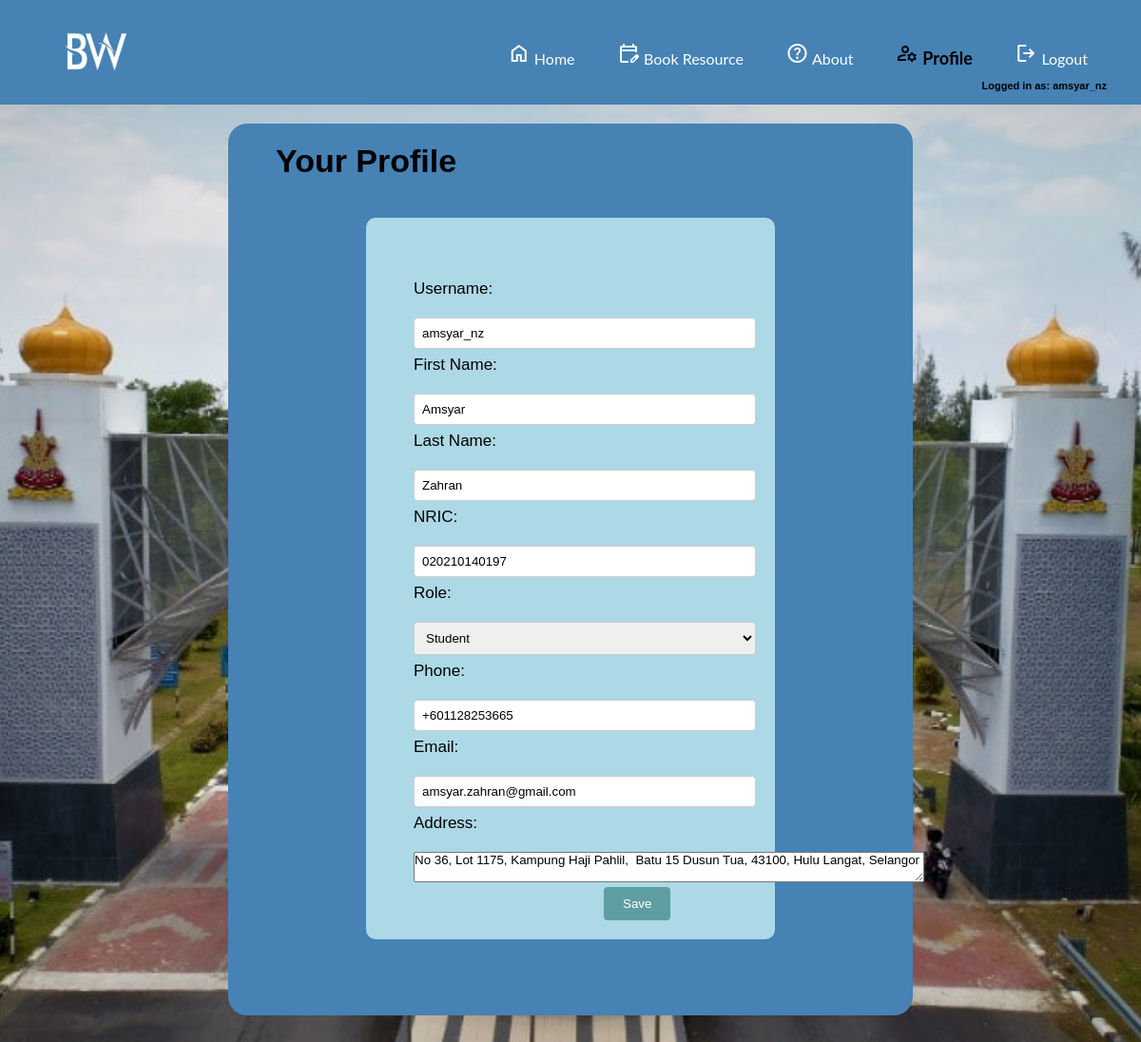
The app's page /profile.php (signed in) with its own data.
### tables this page shows
CREATE TABLE `user` (
  `userUsername` varchar(20) NOT NULL,
  `userFirstName` varchar(20) DEFAULT NULL,
  `userLastName` varchar(20) DEFAULT NULL,
  `userNRIC` varchar(15) DEFAULT NULL,
  `userPassword` varchar(20) NOT NULL,
  `userGender` varchar(10) DEFAULT NULL,
  `userPhone` varchar(15) DEFAULT NULL,
  `userEmail` varchar(50) DEFAULT NULL,
  `userAddress` varchar(100) DEFAULT NULL
);

### profile.php (the view, shortened to what this page needs)
<?php
require_once "dbconnect.php";
$updateMessage = "";
$username = $_SESSION['username'];
$sql = "SELECT * FROM user WHERE userUsername = '$username'";
$result = $conn->query($sql);
if ($result->num_rows > 0) {
    $row = $result->fetch_assoc();
} else {
}
?>
<!DOCTYPE html>
<html>
<head>
    </head>
    <body>
        <section class="sub-header">
        <nav>
            <a href="home.php"><img src="CSLogoNoBackground.png" height="100" width="280" ></a>
            <div class="nav-links" id="navLinks">
                <ul>
                    <li><a href="home.php"><span class="material-symbols-outlined">
                    </span> Home</a></li>
                    <li><a href="bookresource.php"><span class="material-symbols-outlined">
                    </span> Book Resource</a></li>
                    <li><a href="about.php"><span class="material-symbols-outlined">
                    </span> About</a></li>
                    <li class="active"><a href="profile.php">
                    <span class="material-symbols-outlined">
                    </span> Profile</a></li>
                    <li><a href="logout.php"><span class="material-symbols-outlined">
                    </span> Logout</a></li>
                </ul>
        <?php
        if(isset($_SESSION['username'])) {
            $username = $_SESSION['username'];
            echo "<span style='font-size: 11px;font-weight: bold;'>Logged in as: $username";
        } else {
            header("Location: login.php");
            exit();
        }
        ?>
            </div>
        </nav>
    </section>
    <main>
        <br>
        <h1 style="margin-left: 50px;">Your Profile</h1><br> <br>
        <form method="post" action="<?php echo htmlspecialchars($_SERVER["PHP_SELF"]); ?>" enctype="multipart/form-data">
            <?php echo $updateMessage; ?><br><br>
            <label for="userUsername">Username:</label><br>
            <input type="text" id="userUsername" name="userUsername" value="<?php echo $row['userUsername']; ?>" readonly><br>
            <label for="userFirstName">First Name:</label><br>
            <input type="text" id="userFirstName" name="userFirstName" value="<?php echo $row['userFirstName']; ?>"><br>
            <label for="userLastName">Last Name:</label><br>
            <input type="text" id="userLastName" name="userLastName" value="<?php echo $row['userLastName']; ?>"><br>
            <label for="userNRIC">NRIC:</label><br>
            <input type="text" id="userNRIC" name="userNRIC" value="<?php echo $row['userNRIC']; ?>" readonly><br>
            <label for="userGender">Role:</label><br>
            <select id="userGender" name="userGender">
                <option value="Student" <?php if ($row['userGender'] === 'Student') echo 'selected'; ?>>Student</option>
            </select><br>
            <label for="userPhone">Phone:</label><br>
            <input type="text" id="userPhone" name="userPhone" value="<?php echo $row['userPhone']; ?>"><br>
            <label for="userEmail">Email:</label><br>
            <input type="email" id="userEmail" name="userEmail" value="<?php echo $row['userEmail']; ?>"><br>
            <label for="userAddress">Address:</label><br>
            <textarea id="userAddress" name="userAddress" rows="2" cols="65"><?php echo $row['userAddress']; ?></textarea><br>
            <input type="submit" value="Save">
        </form>
        <br><br><br><br>
    </main>
<br><br>
            <br>    <br>
</body>
</html>

### profile.php (style rules this page uses)
* { margin:0; padding:0; font-family: 'Poppins', sans-serif; }
.sub-header { height: 110px; width: 100%; background-color:steelblue ; image-resolution: from-image; background-position:center; background-size: cover; position: relative; }
nav { display: flex; padding: 2% 3% 3% 3%; justify-content: space-between; align-items: center; }
nav img { width: 130px; margin-top: -20px; }
.nav-links { padding-top: 2px; flex:1; text-align: right; }
.nav-links ul li { list-style: none; display: inline-block; padding: 8px 20px; position:relative; }
.nav-links ul li a { color: white; text-decoration: none; font-size: 16px; font-family: lato; transition: font-size 0.3s; }
.nav-links ul li.active a { color: black; font-weight: bold; font-size: 18px; }
main { margin-top: 50px; width: 60%; margin: auto; background-color: steelblue; font-size: 17px; margin-top: 20px; border-radius: 20px; }
form { width: 50%; margin: 0 auto; background-color: lightblue; padding: 20px; border-radius: 10px; padding-left: 50; padding-left: 50px; }
label { display: block; margin-top: 5px; }
input[type="text"], input[type="password"], input[type="email"], select { width: 100%; padding: 8px; margin-bottom: 2px; border: 1px solid #ccc; border-radius: 4px; box-sizing: border-box; }
input[type="submit"] { background-color: cadetblue; color: white; padding: 10px 20px; border: none; border-radius: 4px; cursor: pointer; margin-left: 200px; margin-right: 10px; }
body { background-image: url('loginBackground.png'); background-size: cover; background-position: center; background-repeat: no-repeat; }

### records on screen
user: userUsername "amsyar_nz", userFirstName "Amsyar", userLastName "Zahran", userNRIC "020210140197", userGender "Student", userPhone "+601128253665", userEmail "amsyar.zahran@gmail.com", userAddress "No 36, Lot 1175, Kampung Haji Pahlil, Batu 15 Dusun Tua, 43100, Hulu Langat, Selangor"

### other values on screen
$username "amsyar_nz"
